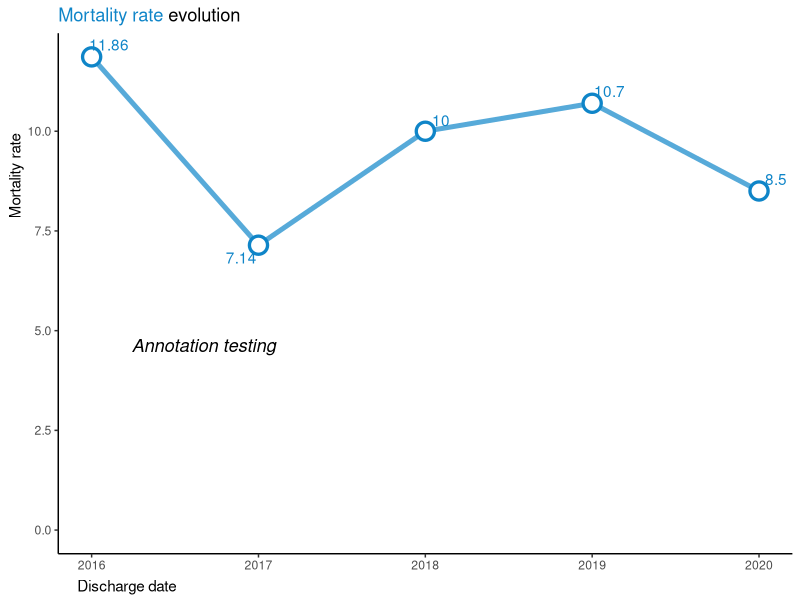
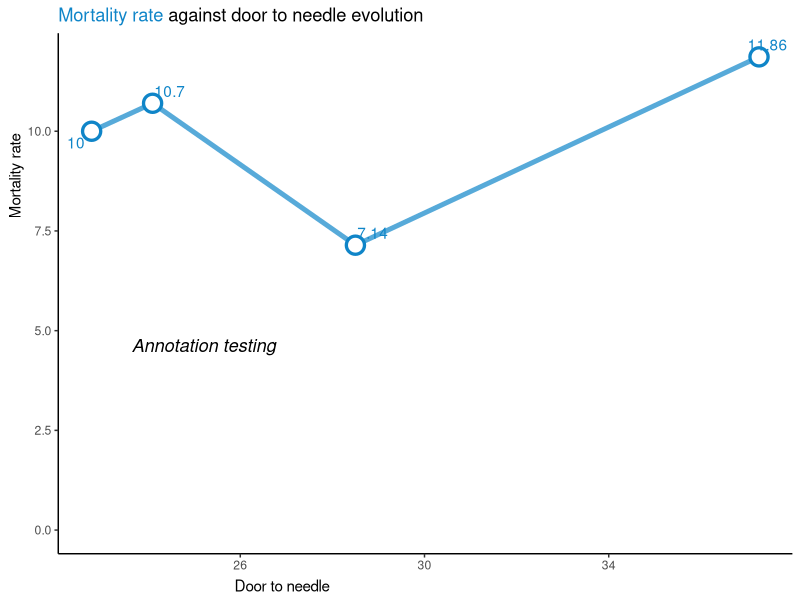
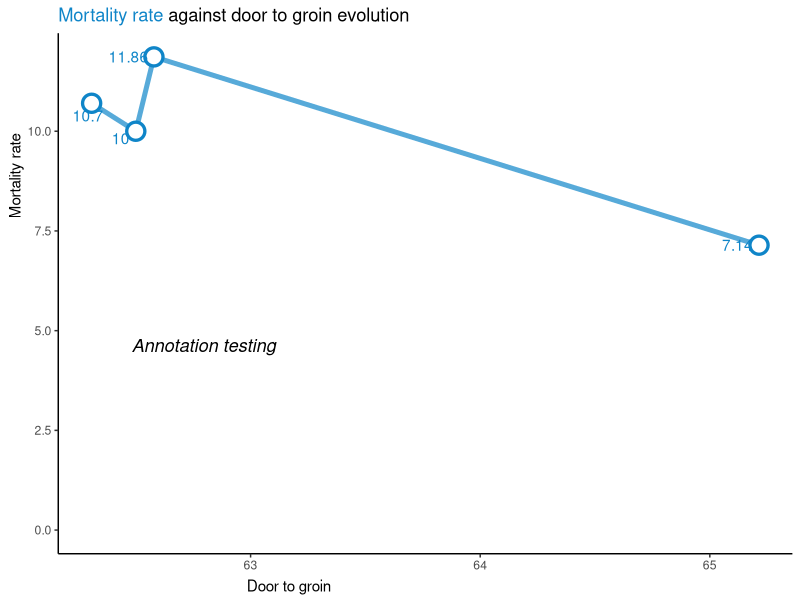
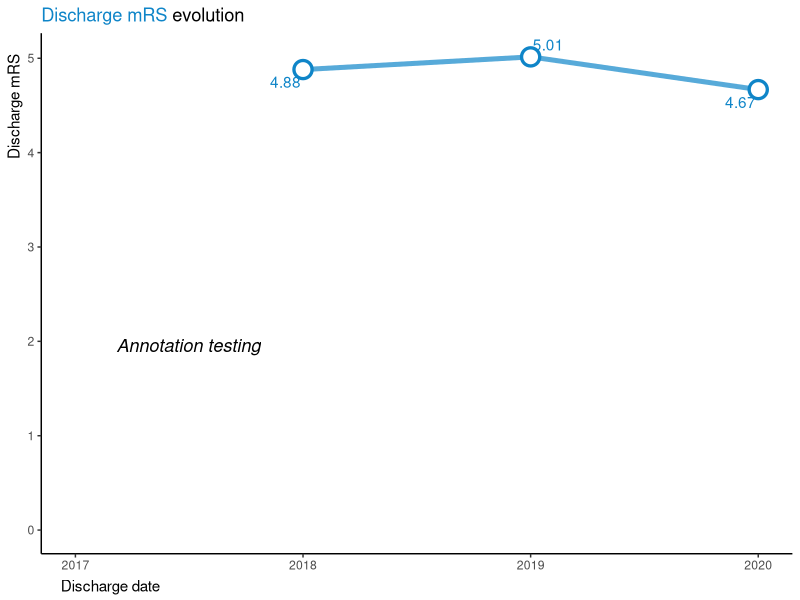
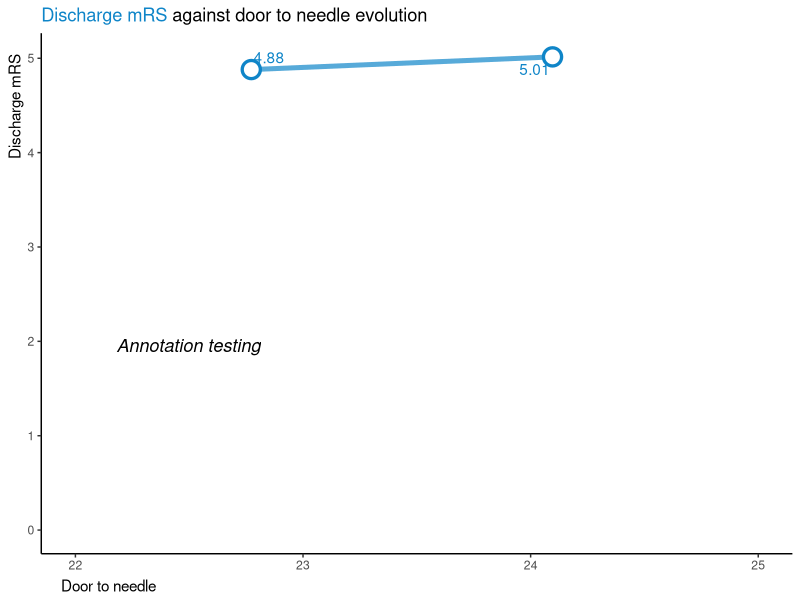
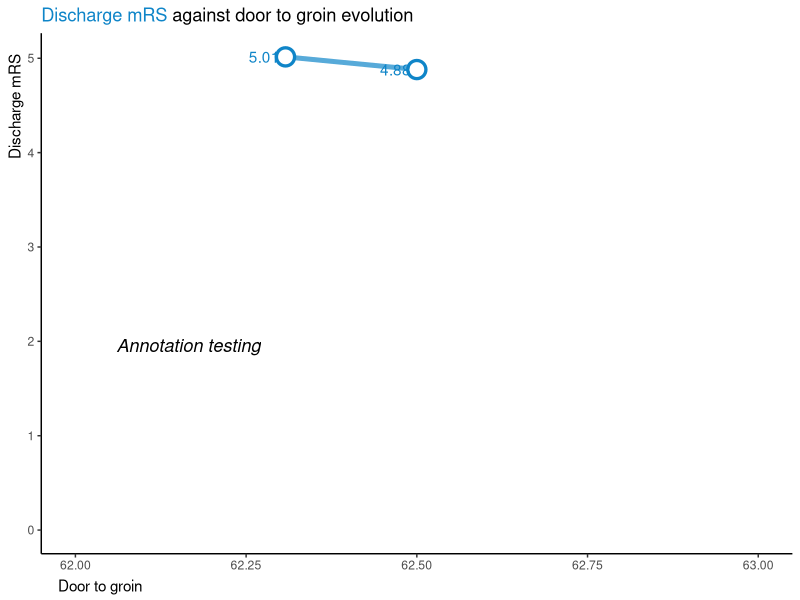
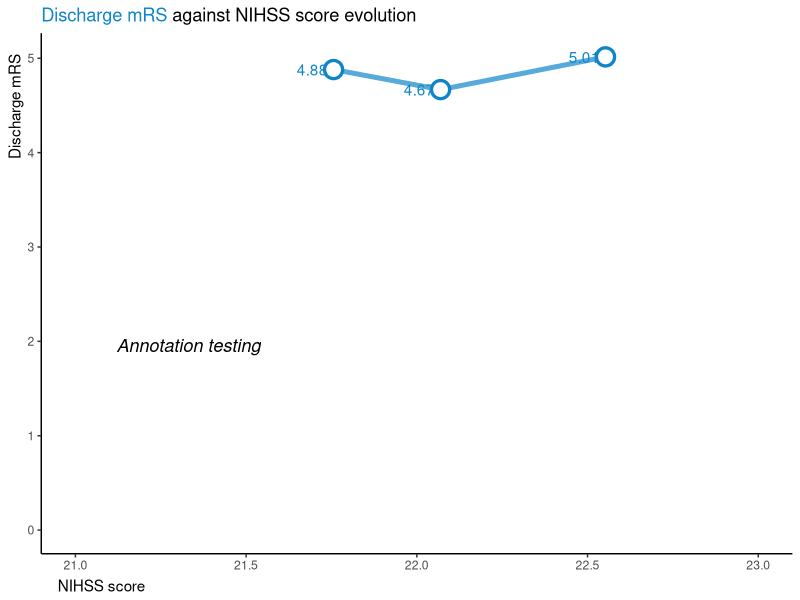
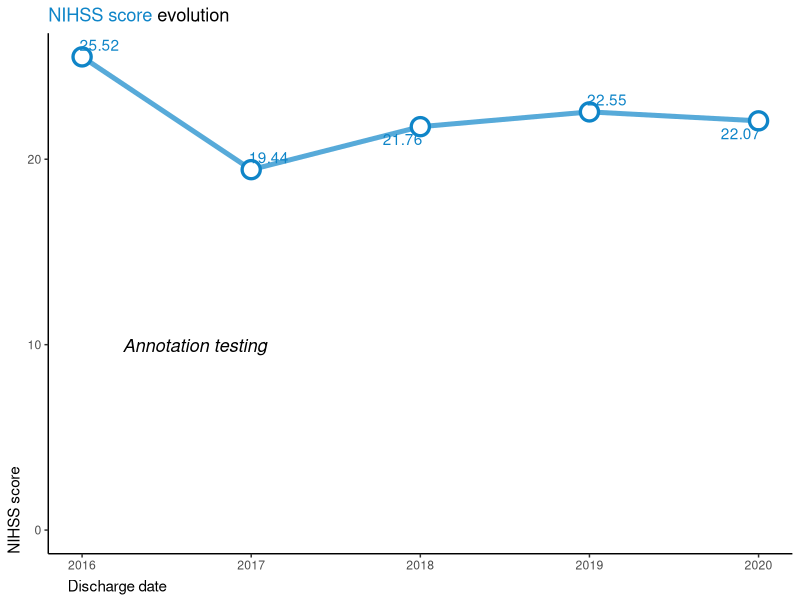

Source code (R) for these figures, in order:
## ---- chunk 1
knitr::opts_chunk$set(echo = TRUE)
library(readxl)
library(tidyverse)
library(tibble)
library(skimr)
library(magrittr)
library(purrr)
library(ggtext)
library(grid)
library(ggrepel)
## ---- chunk 2
#loading resq dataset
resq_data <- read_excel("resq-raw-data/sample_hospital.xlsx")

#checking what rows that include NA values
resq_data %>%
  summarise_all(funs(sum(is.na(.)))) %>%
  pivot_longer(everything()) %>%
  filter(value > 0)

#replacing NA's with zero's
resq_data %<>%
  replace(is.na(.), 99)

#just checking if nihss_score actually is numeric - stated as a text in resq data legend tab in excel
class(resq_data$nihss_score)

#creating tribbles for each variable/legend
trib_department_type<-tribble(
~department_type, ~DeptTypeStr, 
  1, "neurology",  
  2, "neurosurgery", 
  3, "anesthesiology/resusccitation/critical care department",  
  4, "internal medicine", 
  5, "geriatrics",  
  6,  "other",
  99, "Unknown",
) 

trib_hosp_in<-tribble(
  ~hospitalized_in, ~HospInStr,
  1, "Stroke unit/ICU",
  2, "Other monitored bed (telemetry)",
  3, "Standard bed",
  99, "Not applicable",
)

trib_stroke_type<-tribble(
  ~stroke_type, ~StrokeTypeStr,
  1, "Ischemic Stroke",
  2, "Intracerebral hemorrhage",
  3, "Transient ischemic attack - TIA",
  4, "Subarachnoid hemorrhage",
  5, "Cerebral venous thrombosis",
  6, "Undetermined",
  99, "Not applicable",
)

trib_NIHSS<-tribble(
  ~nihss, ~NIHSSStr,
  1, "Not performed",
  2, "Performed", 
  3, "Not known",
  99, "Unknown",
)

trib_CT_MRI<-tribble(
  ~ct_mri, ~CTMRIStr,
  1, "Not performed",
  2, "Performed",
  3, "Not known",
  99, "Not applicable",
)

trib_CT_Time<-tribble(
  ~ct_time, ~ctTimeStr,
  1, "Within 1 hour after admission",
  2, "Later than 1 hour after admission",
  99, "Not applicable",
)

trib_recanalization_procedures<-tribble(
  ~recanalization_procedures, ~RecanProcStr,
  1, "Not done - primary centre / comprehensive centre",
  2, "IV tPa - primary centre / comprehensive centre",
  3, "IV tPa + endovascular treatment - comprehensive centre",
  4, "Endovascular treatment alone - comprehensive centre",
  5, "IV tPa + referred to another centre for endovascular treatment - primary centre",
  6, "Referred to another centre for endovascular treatment - primary centre",
  7, "Patient referred to another centre for endovascular treatment and hospitalization continues at the referred to centre - comprehensive centre",
  8, "Patient referred for endovascular treatment and patient is returned to the initial centre - comprehensive centre",
  9, "Patient was returned to the initial centre after recanalization procedures were performed at another centre", 
  99, "Not applicable",
)

trib_dysphagia_screening<-tribble(
  ~dysphagia_screening, ~DysphagiaStr,
  1, "Yes/Guss test",
  2, "Yes/other test",
  3, "Was performed at another center",
  4, "No",
  5, "Patient could not be tested (intubated)",
  6, "Not known",
  99, "Not applicable",
)

trib_afib_flutter<-tribble(
  ~afib_flutter, ~AfibFlutterStr,
  1, "Known aFib", 
  2, "Newly-detected at admission",
  3, "Detected during hospilization",
  4, "Not detected",
  5, "Not known",
  99, "Not applicable",
)

trib_antithrombotics<-tribble(
  ~antithrombotics, ~AntithromboticsStr,
  1, "antiplatelets",
  2, "Vitamin K antagonist",
  3, "dabigratan",
  4, "rivaroxaban",
  5, "apixaban",
  6, "edoxaban",
  7, "LMWH or heparin in prophylactic dose",
  8, "LMWH or heparin in full anticoagulant dose",
  9, "Not prescriped\but recommended",
  10, "Nothing",
  99, "Not applicable",
)

trib_statin<-tribble(
  ~statin, ~StatinStr,
  1, "Yes",
  2, "No",
  3, "Not known",
  99, "Not applicable",
)

trib_smoking_cessation<-tribble(
  ~smoking_cessation, ~SmokingCessationStr,
  1, "Yes",
  2, "No",
  3, "Not a smoker",
  99, "Unknown",
)

trib_antihypertensive<-tribble(
  ~antihypertensive, ~AntihypertensiveStr,
  1, "Yes",
  2, "No",
  3, "Not known",
  99, "Not applicable",
)

trib_discharge_dest<-tribble(
  ~discharge_destination, ~DistDestStr,
  1, "Home",
  2, "Transferred within the same centre",
  3, "Transferred to another centre",
  4, "Social care facility",
  5, "Dead",
  99, "Not applicable",
)

trib_discharge_mrs<-tribble(
  ~discharge_mrs, ~DistMRSStr,
  1, "unknown/calculate",
  2, "0",
  3, "1",
  4, "2",
  5, "3",
  6, "4",
  7, "5",
  8, "6",
  99, "Not Applicable",
)

#getting a summary of the resq data
skim(resq_data)
summary(resq_data$department_type)

# you don't need to add trib_department_type to the left_join... 
resq_merge <- resq_data %>%
  left_join(trib_department_type, by="department_type") %>%
  left_join(trib_hosp_in, by="hospitalized_in") %>%
  left_join(trib_stroke_type, by="stroke_type") %>%
  left_join(trib_NIHSS, by="nihss") %>%
  left_join(trib_CT_MRI, by="ct_mri") %>% 
  left_join(trib_CT_Time, by="ct_time") %>%
  left_join(trib_recanalization_procedures, by="recanalization_procedures") %>%
  left_join(trib_dysphagia_screening, by="dysphagia_screening") %>%
  left_join(trib_afib_flutter, by="afib_flutter") %>% 
  left_join(trib_antithrombotics, by="antithrombotics") %>%
  left_join(trib_statin, by="statin") %>%
  left_join(trib_smoking_cessation, by="smoking_cessation") %>% 
  left_join(trib_antihypertensive, by="antihypertensive") %>% 
  left_join(trib_discharge_mrs, by="discharge_mrs") %>% 
  left_join(trib_discharge_dest, by="discharge_destination") 
  

## ---- chunk 3
resq_mort<-resq_merge %>%
  mutate(
    within30DayMort = if_else((hospital_days <= 30 & DistDestStr == "Dead"), 1, 0), 
  ) 
  
resq_mort %<>%
  dplyr::group_by(discharge_date)%>%
  mutate(
    Mortality30dMean_m = mean(within30DayMort) * 100,
    DTNMean_m = mean(replace(door_to_needle, door_to_needle==99, NA), na.rm = TRUE),
    DTNMedian_m = median(replace(door_to_needle, door_to_needle==99, NA), na.rm = TRUE),
    DTGMean_m = mean(replace(door_to_groin, door_to_groin==99, NA), na.rm = TRUE),
    DTGMedian_m = median(replace(door_to_groin, door_to_groin==99, NA), na.rm = TRUE),
    DISMRSMean_m = mean(replace(discharge_mrs, discharge_mrs==99 & 1, NA), na.rm = TRUE),
    DISMRSMedian_m = median(replace(discharge_mrs, discharge_mrs==99 & 1, NA), na.rm = TRUE),
    NIHSSScoreMean_m = mean(replace(nihss_score, nihss_score==99, NA), na.rm = TRUE),
    NIHSSScoreMedian_m = median(replace(nihss_score, nihss_score==99, NA), na.rm = TRUE)
  )


df<-resq_mort %>% 
  dplyr::group_by(discharge_date) %>% 
  summarise(
    Mortality30dMean =mean(within30DayMort) * 100, 
    DTNMean = mean(replace(door_to_needle,door_to_needle==99, NA), na.rm = TRUE),
    DTNMedian = median(replace(door_to_needle, door_to_needle==99, NA), na.rm = TRUE),
    DTGMean = mean(replace(door_to_groin, door_to_groin==99, NA), na.rm = TRUE),
    DTGMedian = median(replace(door_to_groin, door_to_groin==99, NA), na.rm = TRUE),
    DISMRSMean = mean(replace(discharge_mrs, discharge_mrs==99 & 1, NA), na.rm = TRUE),
    DISMRSMedian = median(replace(discharge_mrs, discharge_mrs==99 & 1, NA), na.rm = TRUE),
    NIHSSScoreMean = mean(replace(nihss_score, nihss_score==99, NA), na.rm = TRUE),
    NIHSSScoreMedian = median(replace(nihss_score, nihss_score==99, NA), na.rm = TRUE)
  )


# THERE IS NO DTN/DTG DATA IN 2020, IT IS EMPTY IN RAW DATA AS WELL

########## TREND LINES ########## 

testText <- grobTree(textGrob("Annotation testing", x=0.10, y=0.40, hjust=0, gp=gpar(col="black", fontsize=13, fontface="italic")))

p_trend_mort <- ggplot(df[df$discharge_date<2201,], 
aes(x = discharge_date, y = Mortality30dMean)) + 
  geom_line(color="#0F85C8", alpha=.7, size=1.7) + 
  geom_point(shape = 21, color = "#0F85C8", fill = "white", size = 5, stroke = 1.7) + 
  theme_classic() + 
  ylab("Mortality rate") +
  xlab("Discharge date") +
  expand_limits(y=0) +
  labs(
    title = "<span style = 'color: #0F85C8;'> Mortality rate</span> evolution"
  ) +
  theme(
    plot.title = element_markdown(),
    axis.title.x = element_text(hjust=0.03, vjust=0.2),
    axis.title.y = element_text(hjust=0.77, vjust=0.77),
    plot.caption = element_text(hjust=0, size=6),
    ) +
  annotation_custom(testText) + 
  geom_text_repel(aes(label=round(Mortality30dMean, digits=2)), color = "#0F85C8")

p_trend_mort 

p_mort_vs_DTN <- ggplot(df, 
aes(y = Mortality30dMean, x = DTNMean)) + 
  geom_line(color="#0F85C8", alpha=.7, size=1.7) + 
  geom_point(shape = 21, color = "#0F85C8", fill = "white", size = 5, stroke = 1.7) + 
  theme_classic() +
  ylab("Mortality rate") + 
  xlab("Door to needle") +
  expand_limits(y=0) +
    labs(
    title = "<span style = 'color: #0F85C8;'>Mortality rate</span> against door to needle evolution"
  ) +
  theme(
    plot.title = element_markdown(),
    axis.title.x = element_text(hjust=0.2758, vjust=0.2),
    axis.title.y = element_text(hjust=0.77, vjust=0.77),
    plot.caption = element_text(hjust=0, size=6),
    ) +
  annotation_custom(testText) + geom_text_repel(aes(label=round(Mortality30dMean, digits=2)), color = "#0F85C8" ) 

p_mort_vs_DTN 

p_mort_vs_DTG <- ggplot(df, 
aes(y = Mortality30dMean, x = DTGMean)) + 
  geom_line(color="#0F85C8", alpha=.7, size=1.7) + 
  geom_point(shape = 21, color = "#0F85C8", fill = "white", size = 5, stroke = 1.7) +
  theme_classic() +
  ylab("Mortality rate") + 
  xlab("Door to groin") +
  expand_limits(y=0) +
  geom_text_repel(aes(label=round(Mortality30dMean, digits=2)), hjust = 0, color = "#0F85C8" ) +
    labs(
    title = "<span style = 'color: #0F85C8;'>Mortality rate</span> against door to groin evolution"
  ) +
  theme(
    plot.title = element_markdown(),
    axis.title.x = element_text(hjust=0.29, vjust=0.2),
    axis.title.y = element_text(hjust=0.77, vjust=0.77),
    plot.caption = element_text(hjust=0, size=6),
    ) +
  annotation_custom(testText)

p_mort_vs_DTG

#Discharge mRS only have 2 entries for each DTG and DTN, which means we only have two data points in the plots.

p_trend_mRS <- ggplot(df[df$discharge_date<2201 & df$discharge_date>=2017,], 
aes(x = discharge_date, y = DISMRSMean)) + 
  geom_line(color="#0F85C8", alpha=.7, size=1.7) + 
  geom_point(shape = 21, color = "#0F85C8", fill = "white", size = 5, stroke = 1.7) + 
  theme_classic() + 
  ylab("Discharge mRS") +
  xlab("Discharge date") +
  expand_limits(y=0) +
  labs(
    title = "<span style = 'color: #0F85C8;'> Discharge mRS</span> evolution"
  ) +
  theme(
    plot.title = element_markdown(),
    axis.title.x = element_text(hjust=0.03, vjust=0.2),
    axis.title.y = element_text(hjust=0.95, vjust=1),
    plot.caption = element_text(hjust=0, size=6),
    ) +
  annotation_custom(testText) + 
  geom_text_repel(aes(label=round(DISMRSMean, digits=2)), color = "#0F85C8")

p_trend_mRS 

p_mRS_vs_DTN <- ggplot(df, 
aes(y = DISMRSMean, x = DTNMean)) + 
  geom_line(color="#0F85C8", alpha=.7, size=1.7) + 
  geom_point(shape = 21, color = "#0F85C8", fill = "white", size = 5, stroke = 1.7) + 
  theme_classic() +
  ylab("Discharge mRS") + 
  xlab("Door to needle") +
  expand_limits(y=0) +
  xlim(22, 25) +
    labs(
    title = "<span style = 'color: #0F85C8;'>Discharge mRS</span> against door to needle evolution"
  ) +
  theme(
    plot.title = element_markdown(),
    axis.title.x = element_text(hjust=0.03, vjust=0.2),
    axis.title.y = element_text(hjust=0.95, vjust=0.77),
    plot.caption = element_text(hjust=0, size=6),
    ) +
  annotation_custom(testText) + geom_text_repel(aes(label=round(DISMRSMean, digits=2)), color = "#0F85C8" ) 

p_mRS_vs_DTN 

p_mRS_vs_DTG <- ggplot(df, 
aes(y = DISMRSMean, x = DTGMean)) + 
  geom_line(color="#0F85C8", alpha=.7, size=1.7) + 
  geom_point(shape = 21, color = "#0F85C8", fill = "white", size = 5, stroke = 1.7) +
  theme_classic() +
  ylab("Discharge mRS") + 
  xlab("Door to groin") +
  expand_limits(y=0) +
  xlim(62, 63) +
  geom_text_repel(aes(label=round(DISMRSMean, digits=2)), hjust = 0, color = "#0F85C8" ) +
    labs(
    title = "<span style = 'color: #0F85C8;'>Discharge mRS</span> against door to groin evolution"
  ) +
  theme(
    plot.title = element_markdown(),
    axis.title.x = element_text(hjust=0.025, vjust=0.2),
    axis.title.y = element_text(hjust=0.95, vjust=0.77),
    plot.caption = element_text(hjust=0, size=6),
    ) +
  annotation_custom(testText)

p_mRS_vs_DTG

p_mRS_vs_nihss <- ggplot(df, 
aes(y = DISMRSMean, x = NIHSSScoreMean)) + 
  geom_line(color="#0F85C8", alpha=.7, size=1.7) + 
  geom_point(shape = 21, color = "#0F85C8", fill = "white", size = 5, stroke = 1.7) +
  theme_classic() +
  ylab("Discharge mRS") + 
  xlab("NIHSS score") +
  expand_limits(y=0) +
  xlim(21,23) +
  geom_text_repel(aes(label=round(DISMRSMean, digits=2)), hjust = 0, color = "#0F85C8" ) +
    labs(
    title = "<span style = 'color: #0F85C8;'>Discharge mRS</span> against NIHSS score evolution"
  ) +
  theme(
    plot.title = element_markdown(),
    axis.title.x = element_text(hjust=0.025, vjust=0.2),
    axis.title.y = element_text(hjust=0.95, vjust=0.77),
    plot.caption = element_text(hjust=0, size=6),
    ) +
  annotation_custom(testText)

p_mRS_vs_nihss

p_trend_nihss <- ggplot(df[df$discharge_date<2201,], 
aes(x = discharge_date, y = NIHSSScoreMean)) + 
  geom_line(color="#0F85C8", alpha=.7, size=1.7) + 
  geom_point(shape = 21, color = "#0F85C8", fill = "white", size = 5, stroke = 1.7) + 
  theme_classic() + 
  ylab("NIHSS score") +
  xlab("Discharge date") +
  expand_limits(y=0) +
  labs(
    title = "<span style = 'color: #0F85C8;'>NIHSS score</span> evolution"
  ) +
  theme(
    plot.title = element_markdown(),
    axis.title.x = element_text(hjust=0.03, vjust=0.2),
    axis.title.y = element_text(hjust=0., vjust=1),
    plot.caption = element_text(hjust=0, size=6),
    ) +
  annotation_custom(testText) + 
  geom_text_repel(aes(label=round(NIHSSScoreMean, digits=2)), color = "#0F85C8")

p_trend_nihss 

# p_nihss_vs_DTN <- ggplot(df, 
# aes(y = DISMRSMean, x = NIHSSScoreMean)) + 
#   geom_line(color="#0F85C8", alpha=.7, size=1.7) + 
#   geom_point(shape = 21, color = "#0F85C8", fill = "white", size = 5, stroke = 1.7) + 
#   theme_classic() +
#   ylab("NIHSS score") + 
#   xlab("Door to needle") +
#   expand_limits(y=0) +
#   xlim(21, 23) +
#     labs(
#     title = "<span style = 'color: #0F85C8;'>NIHSS score</span> against door to needle evolution"
#   ) +
#   theme(
#     plot.title = element_markdown(),
#     axis.title.x = element_text(hjust=0.03, vjust=0.2),
#     axis.title.y = element_text(hjust=0.95, vjust=0.77),
#     plot.caption = element_text(hjust=0, size=6),
#     ) +
#   annotation_custom(testText) + geom_text_repel(aes(label=round(NIHSSScoreMean, digits=2)), color = "#0F85C8" ) 
# 
# p_nihss_vs_DTN 

p_violin_DTN <- ggplot(resq_mort[resq_mort$door_to_needle<99 & resq_mort$discharge_date<2201,], 
aes(x = discharge_date, y = DTNMean_m, color="Mean")) + 
  geom_violin(aes(x = discharge_date, y = door_to_needle, color=as.factor(discharge_date)), alpha=.4) +
  geom_line() +
  geom_line(aes(y = DTNMedian_m, color = "Median")) +
  theme_classic() + 
  ylab("Door to needle") +
  xlab("Discharge date") +
  expand_limits(y=0) +
  ggtitle("Door to needle evolution") +
  theme(
    axis.title.x = element_text(hjust=0.15, vjust=0.2),
    axis.title.y = element_text(hjust=0.84, vjust=0.8),
    plot.caption = element_text(hjust = 0, size = 6),
    )

p_violin_DTN

p_violin_DTG <- ggplot(resq_mort[resq_mort$door_to_groin<99 & resq_mort$discharge_date<2201,], 
aes(x = discharge_date, y = DTGMean_m, color="Mean")) + 
  geom_violin(aes(x = discharge_date, y = door_to_groin, color=as.factor(discharge_date)), alpha=.4) +
  geom_line() + 
  geom_line(aes(y = DTGMedian_m, color = "Median")) +
  theme_bw() + 
  ylab("Door to groin") +
  xlab("Discharge date") +
  expand_limits(y=0)

p_violin_DTG

p_violin_dismrs <- ggplot(resq_mort[resq_mort$discharge_mrs<99 & resq_mort$discharge_date<2201,], 
aes(x = discharge_date, y = DISMRSMean_m, color="Mean")) + 
  geom_violin(aes(x = discharge_date, y = discharge_mrs, color=as.factor(discharge_date)), alpha=.4) +
  geom_line() + 
  geom_line(aes(y = DISMRSMedian_m, color = "Median")) +
  theme_bw() + 
  ylab("Discharge mrs") +
  xlab("Discharge date") +
  expand_limits(y=0)

p_violin_dismrs



########## MAYBE USEFUL IDK? ########## 
# p_dtn <- ggplot(resq_mort[resq_mort$door_to_needle<99 & resq_mort$discharge_date<2201 & resq_mort$discharge_date>2017,], aes(x = door_to_needle, y = Mortality30dMean, color=as.factor(discharge_date))) +
#   geom_boxplot() + 
#   geom_jitter(alpha=.4) + 
#   geom_point(aes(x=DTNMean), size = 4) + 
#   theme_bw() 
# 
# p_dtn
# 
# p_dtg <- ggplot(resq_mort[resq_mort$door_to_groin<99 & resq_mort$discharge_date<2201,], aes(x = Mortality30dMean, y = door_to_groin, color=as.factor(discharge_date))) + 
#   geom_boxplot() + 
#   geom_jitter() + 
#   theme_bw()
# 
# p_dtg
# 
# #NIHSS score is not really a KPI though
# p_nihss_score_jitter <- ggplot(resq_mort[resq_mort$nihss_score<99 & resq_mort$discharge_date<2201,], aes(x = Mortality30dMean, y = nihss_score, color=as.factor(discharge_date))) + 
#   geom_violin() + 
#   geom_jitter() + 
#   theme_bw()
# 
# p_nihss_score_jitter
# 
# p_nihss_score <- ggplot(resq_mort[resq_mort$nihss_score<99 & resq_mort$discharge_date<2201,], aes(x = Mortality30dMean, y = nihss_score, color=as.factor(discharge_date))) + 
#   geom_violin() + 
#   theme_bw()
# 
# p_nihss_score
# 
# #this might have way too many dots to show. decreases readability
# p_dis_mrs_jitter <- ggplot(resq_mort[resq_mort$discharge_mrs>1 & resq_mort$discharge_mrs<99 & resq_mort$discharge_date<2201,], aes(x = Mortality30dMean, y = discharge_mrs, color=as.factor(discharge_date))) +
#   geom_violin() + 
#   geom_jitter() + 
#   theme_bw()
# 
# p_dis_mrs_jitter
# 
# p_dis_mrs <- ggplot(resq_mort[resq_mort$discharge_mrs>1 & resq_mort$discharge_mrs<99 & resq_mort$discharge_date<2201,], aes(x = Mortality30dMean, y = discharge_mrs, color=as.factor(discharge_date))) +
#   geom_violin() + 
#   theme_bw()
# 
# p_dis_mrs
